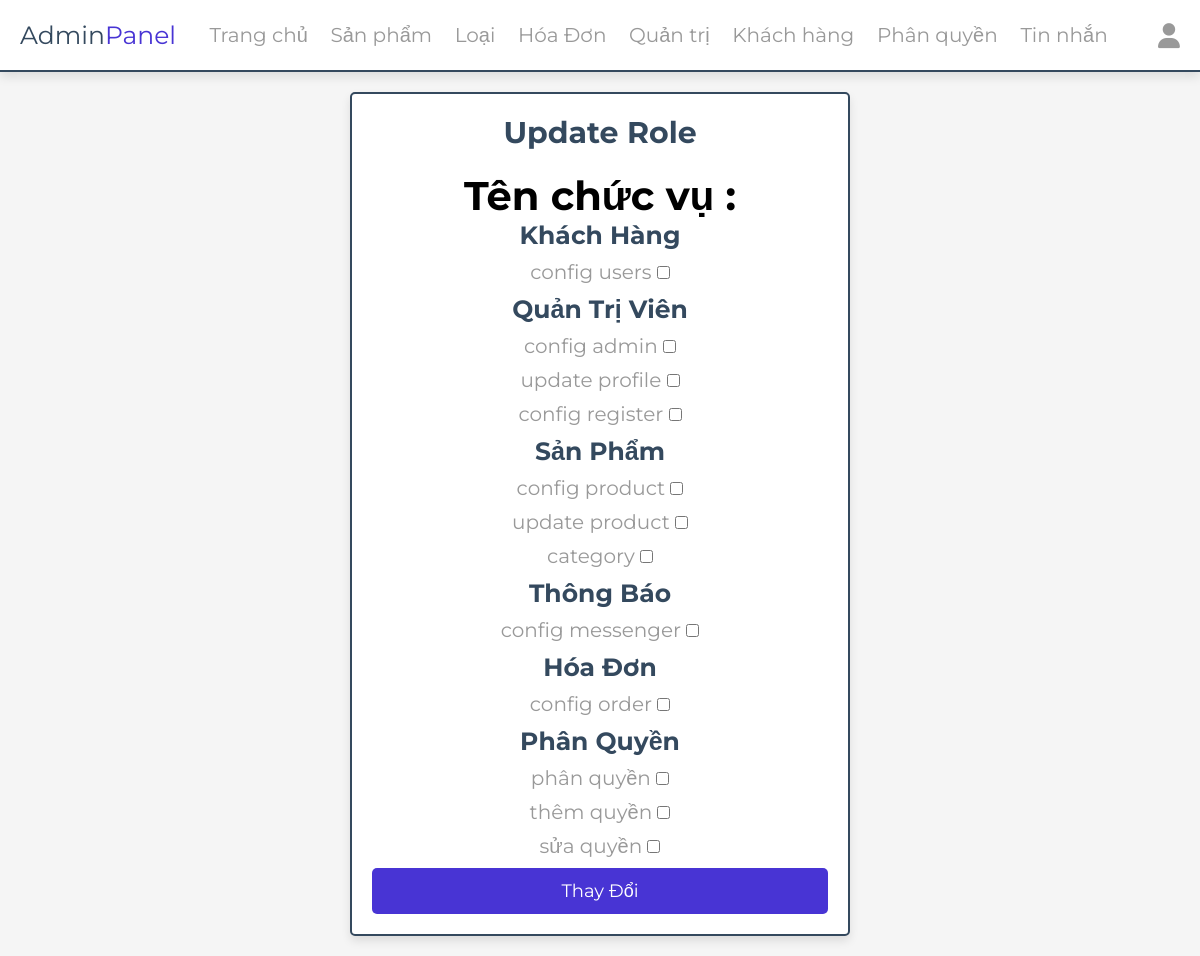
Screenshot of /admin/update_role.php (signed in) with the database file from the repository.
### tables this page shows
CREATE TABLE `permissions` (
  `perm_id` bigint(20) NOT NULL,
  `perm_mod` varchar(5) NOT NULL,
  `perm_desc` varchar(255) NOT NULL
);

### admin/update_role.php (the view, shortened to what this page needs)
<?php
include '../components/connect.php';
$result_fetch = [];
?>
<!DOCTYPE html>
<html lang="en">
<head>
    <link rel="stylesheet" href="https://cdnjs.cloudflare.com/ajax/libs/font-awesome/6.1.1/css/all.min.css">
    <link rel="stylesheet" href="../css/admin_style.css">
</head>
<body>
    <?php include '../components/admin_header.php' ?>
    <section class="form-container">
        <form action="" method="POST">
            <h1 class="heading">Update role</h1>
            <h1 style="font-size: 40px;"> Tên chức vụ : <span><?= $_GET['role_name']; ?></span> </h1>
            <?php
            $perm_mod = ["USR", "ADMIN", "PRODU", "MESS", "ORDER", "AUTH"];
            $perm_title = ["Khách hàng", "Quản trị viên", "Sản Phẩm", "Thông báo", "Hóa đơn", "Phân quyền"];
            ?>
            <div class="select">
                <?php
                for ($i = 0; $i < sizeof($perm_mod); $i++) {
                    $select_permission = $conn->prepare("SELECT `perm_id`, `perm_desc` FROM `permissions` WHERE `perm_mod`= '$perm_mod[$i]'");
                    $select_permission->execute();
                ?>
                    <h3><?= $perm_title[$i] ?></h3>
                    <div class="box-select">
                        <?php
                        if ($select_permission->rowCount() > 0) {
                            while ($fetch_perm = $select_permission->fetch(PDO::FETCH_ASSOC)) {
                                if (in_array($fetch_perm['perm_id'], $result_fetch)) {
                        ?>
                                    <p><?= $fetch_perm['perm_desc']; ?>
                                        <input checked type="checkbox" name=<?= $fetch_perm['perm_id']; ?> value=<?= $fetch_perm['perm_id']; ?>>
                                    </p>
                                <?php
                                } else {
                                ?>
                                    <p><?= $fetch_perm['perm_desc']; ?>
                                        <input type="checkbox" name=<?= $fetch_perm['perm_id']; ?> value=<?= $fetch_perm['perm_id']; ?>>
                                    </p>
                        <?php
                                }
                            }
                        }
                        ?>
                    </div>
                <?php
                }
                ?>
            </div>
            <input type="submit" value="Thay đổi" name="submit" class="btn">
        </form>
    </section>
</body>
</html>

### css/admin_style.css (style rules this page uses)
:root { --main-color:#4834d4; --red:#e74c3c; --orange:#f39c12; --black:#34495e; --white:#fff; --light-bg:#f5f5f5; --light-color:#999; --border:.2rem solid var(--black); --box-shadow:0 .5rem 1rem rgba(0,0,0,.1); }
* { font-family: 'Montserrat', sans-serif; margin:0; padding:0; box-sizing: border-box; text-decoration: none; outline: none; border:none; }
html { font-size: 62.5%; overflow-x: hidden; }
body { background-color: var(--light-bg); }
section { max-width: 1200px; margin:0 auto; padding:2rem; }
.btn, .delete-btn, .option-btn { display: block; margin-top: 1rem; border-radius: .5rem; cursor: pointer; width: 100%; font-size: 1.8rem; color:var(--white); padding:1.2rem 3rem; text-transform: capitalize; text-align: center; }
.btn { background-color: var(--main-color); }
.heading { text-align: center; margin-bottom: 2rem; text-transform: capitalize; color:var(--black); font-size: 3rem; }
.form-container { display: flex; align-items: center; justify-content: center; min-height: 100vh; }
.form-container form { background-color: var(--white); border-radius: .5rem; border:var(--border); box-shadow: var(--box-shadow); padding:2rem; text-align: center; width: 50rem; }
.form-container form h3 { font-size: 2.5rem; color:var(--black); text-transform: capitalize; margin-bottom: 1rem; }
.form-container form p { margin:1rem 0; font-size: 2rem; color:var(--light-color); }

### rows the page displays
permissions: perm_desc "config users"
permissions: perm_desc "config admin"
permissions: perm_desc "update profile"
permissions: perm_desc "config register"
permissions: perm_desc "config product"
permissions: perm_desc "update product"
permissions: perm_desc "category"
permissions: perm_desc "config messenger"
permissions: perm_desc "config order"
permissions: perm_desc "phân quyền"
permissions: perm_desc "thêm quyền"
permissions: perm_desc "sửa quyền"

### other values shown
$perm_title[$i] "Khách Hàng"
$perm_title[$i] "Quản Trị Viên"
$perm_title[$i] "Sản Phẩm"
$perm_title[$i] "Thông Báo"
$perm_title[$i] "Hóa Đơn"
$perm_title[$i] "Phân Quyền"
